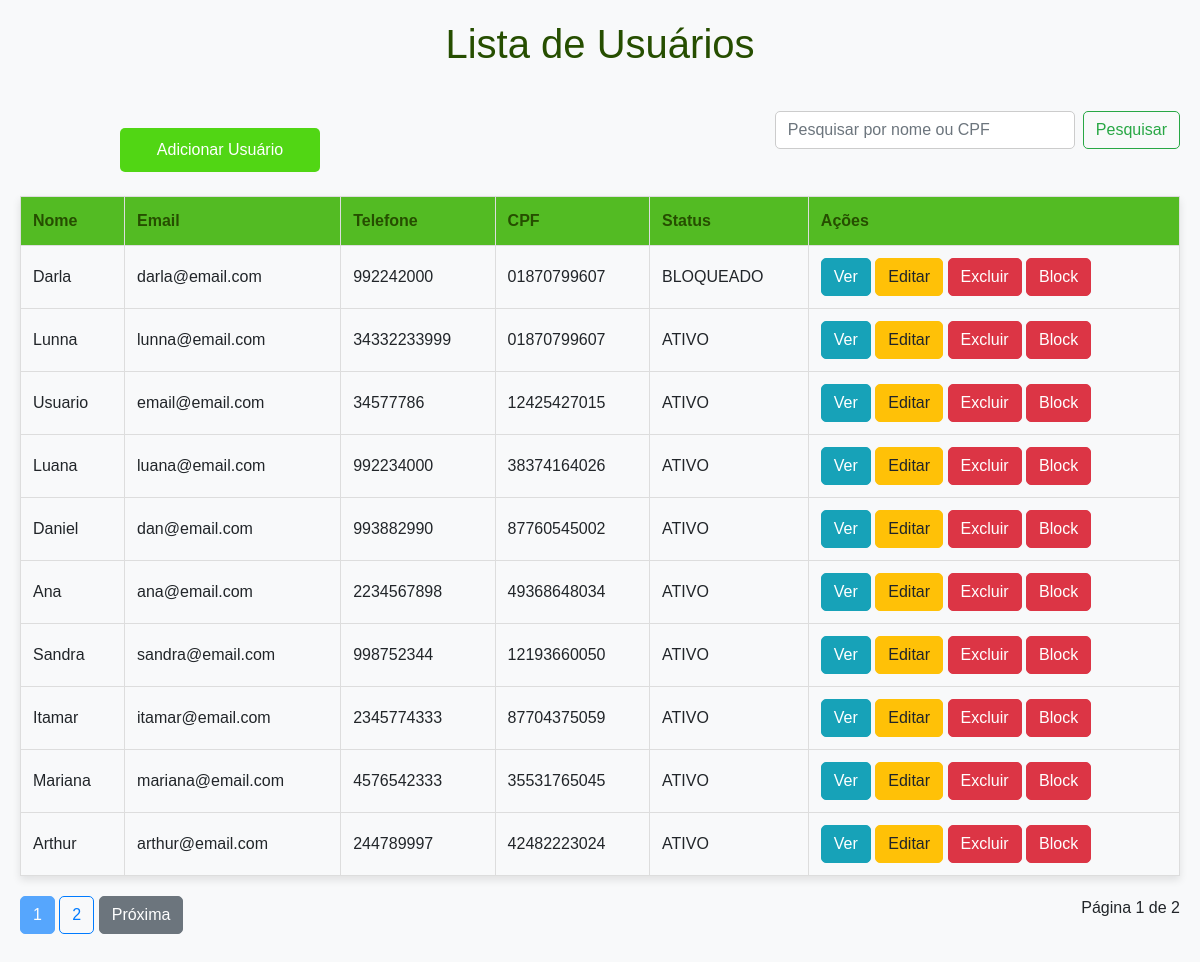
Screenshot of /list_users.php with the database file from the repository.
### tables this page shows
CREATE TABLE `users` (
  `id` int(11) NOT NULL,
  `nome` varchar(255) NOT NULL,
  `cpf` varchar(255) NOT NULL,
  `email` varchar(255) NOT NULL,
  `telefone` varchar(255) NOT NULL,
  `cep` varchar(255) NOT NULL,
  `endereco` varchar(255) NOT NULL,
  `numero` varchar(255) NOT NULL,
  `complemento` varchar(255) NOT NULL,
  `bairro` varchar(255) NOT NULL,
  `cidade` varchar(255) NOT NULL,
  `estado` varchar(255) NOT NULL,
  `nascimento` date NOT NULL,
  `senha` varchar(255) NOT NULL,
  `status` varchar(255) NOT NULL DEFAULT 'ATIVO'
);

### list_users.php (the view, shortened to what this page needs)
<?php
include('config.php');
$registros_por_pagina = 10;
$pagina_atual = isset($_GET['pagina']) ? (int)$_GET['pagina'] : 1;
$inicio = ($pagina_atual - 1) * $registros_por_pagina;
$search = isset($_GET['search']) ? $_GET['search'] : '';
if ($search) {
    $sql = "SELECT * FROM users WHERE nome LIKE ? OR cpf LIKE ? LIMIT ?, ?";
    $stmt = $conn->prepare($sql);
    $search_param = '%' . $search . '%';
    $stmt->bind_param('ssii', $search_param, $search_param, $inicio, $registros_por_pagina);
} else {
    $sql = "SELECT * FROM users LIMIT ?, ?";
    $stmt = $conn->prepare($sql);
    $stmt->bind_param('ii', $inicio, $registros_por_pagina);
}
$stmt->execute();
$result = $stmt->get_result();
$sql_total = "SELECT COUNT(*) FROM users";
$result_total = $conn->query($sql_total);
$total_registros = $result_total->fetch_row()[0];
$total_paginas = ceil($total_registros / $registros_por_pagina);
?>
<!DOCTYPE html>
<html>
<head>
    <link rel="stylesheet" href="https://maxcdn.bootstrapcdn.com/bootstrap/4.0.0/css/bootstrap.min.css">
    <link rel="stylesheet" type="text/css" href="css/styles.css">
</head>
<body>
    <h1>Lista de Usuários</h1>
    <div class="d-flex justify-content-between mb-4">
        <button onclick="window.location.href='register.php'" class="btn botaoadd">Adicionar Usuário</button>
        <form class="form-inline" method="GET" action="">
            <input class="form-control mr-2" type="search" placeholder="Pesquisar por nome ou CPF" aria-label="Pesquisar" name="search" style="width: 300px;" required>
            <button class="btn btn-outline-success" type="submit">Pesquisar</button>
        </form>
    </div>
    <table border="1" class="tabela">
        <tr>
            <th>Nome</th>
            <th>Email</th>
            <th>Telefone</th>
            <th>CPF</th>
            <th>Status</th>
            <th>Ações</th>
        </tr>
        <?php while ($row = $result->fetch_assoc()): ?>
        <tr>
            <td><?php echo $row['nome']; ?></td>
            <td><?php echo $row['email']; ?></td>
            <td><?php echo $row['telefone']; ?></td>
            <td><?php echo $row['cpf']; ?></td>
            <td><?php echo $row['status']; ?></td>
            <td>
                <button type="button" class="btn btn-info" data-toggle="modal" data-target="#viewModal<?php echo $row['id']; ?>">Ver</button>
                <button type="button" class="btn btn-warning" data-toggle="modal" data-target="#editModal<?php echo $row['id']; ?>">Editar</button>
                <button type="button" class="btn btn-danger" onclick="confirmDelete(<?php echo $row['id']; ?>)">Excluir</button>
                <button type="button" class="btn btn-danger" onclick="confirmBlock(<?php echo $row['id']; ?>)">Block</button>
            </td>
        </tr>
        <?php endwhile; ?>
    </table>
    <div class="d-flex justify-content-between mb-4">
        <div>
            <?php for ($i = 1; $i <= $total_paginas; $i++): ?>
                <?php if ($i == $pagina_atual): ?>
                    <span class="btn btn-primary disabled"><?php echo $i; ?></span>
                <?php else: ?>
                    <a href="?pagina=<?php echo $i; ?>" class="btn btn-outline-primary"><?php echo $i; ?></a>
                <?php endif; ?>
            <?php endfor; ?>
            <?php if ($pagina_atual < $total_paginas): ?>
                <a href="?pagina=<?php echo $pagina_atual + 1; ?>" class="btn btn-secondary">Próxima</a>
            <?php endif; ?>
        </div>
        <div>
            <span><?php echo "Página $pagina_atual de $total_paginas"; ?></span>
        </div>
    </div>
</body>
</html>

### css/styles.css (style rules this page uses)
.tabela { width: 95%; margin: 30px; align-self: center; }
.tabela, th, td { border-collapse: collapse; padding: 10px; text-align: left; border: 1px solid rgb(160 160 160); }
th { background-color: rgb(155, 240, 129); }
.botaoadd { color: #FFFFFF; background-color: #264e00; width: 200px; margin-left: 100px; margin-top: 40px; }
body { font-family: Arial, sans-serif; background: #f8f9fa; margin: 0; padding: 20px; }
h1 { text-align: center; color: #264e00; margin-bottom: 20px; }
.botaoadd { border-radius: 40px; border: none; padding: 10px 20px; font-size: 16px; }
.botaoadd { background-color: #51d614; color: white; }
.tabela { width: 100%; margin: 20px auto; border-collapse: collapse; box-shadow: 0 4px 8px rgba(0, 0, 0, 0.1); }
.tabela th, .tabela td { padding: 12px; text-align: left; border: 1px solid #ddd; }
.tabela th { background-color: #53bb23; color: #264e00; }
.form-control { border-radius: 5px; border: 1px solid #ccc; }
.btn { border-radius: 5px; }

### rows the page displays
users: nome "Darla", email "darla@email.com", telefone "992242000", cpf "01870799607", status "BLOQUEADO"
users: nome "Lunna", email "lunna@email.com", telefone "34332233999", cpf "01870799607", status "ATIVO"
users: nome "Usuario", email "email@email.com", telefone "34577786", cpf "12425427015", status "ATIVO"
users: nome "Luana", email "luana@email.com", telefone "992234000", cpf "38374164026", status "ATIVO"
users: nome "Daniel", email "dan@email.com", telefone "993882990", cpf "87760545002", status "ATIVO"
users: nome "Ana", email "ana@email.com", telefone "2234567898", cpf "49368648034", status "ATIVO"
users: nome "Sandra", email "sandra@email.com", telefone "998752344", cpf "12193660050", status "ATIVO"
users: nome "Itamar", email "itamar@email.com", telefone "2345774333", cpf "87704375059", status "ATIVO"
users: nome "Mariana", email "mariana@email.com", telefone "4576542333", cpf "35531765045", status "ATIVO"
users: nome "Arthur", email "arthur@email.com", telefone "244789997", cpf "42482223024", status "ATIVO"

### other values shown
$pagina_atual "1"
$total_paginas "2"
